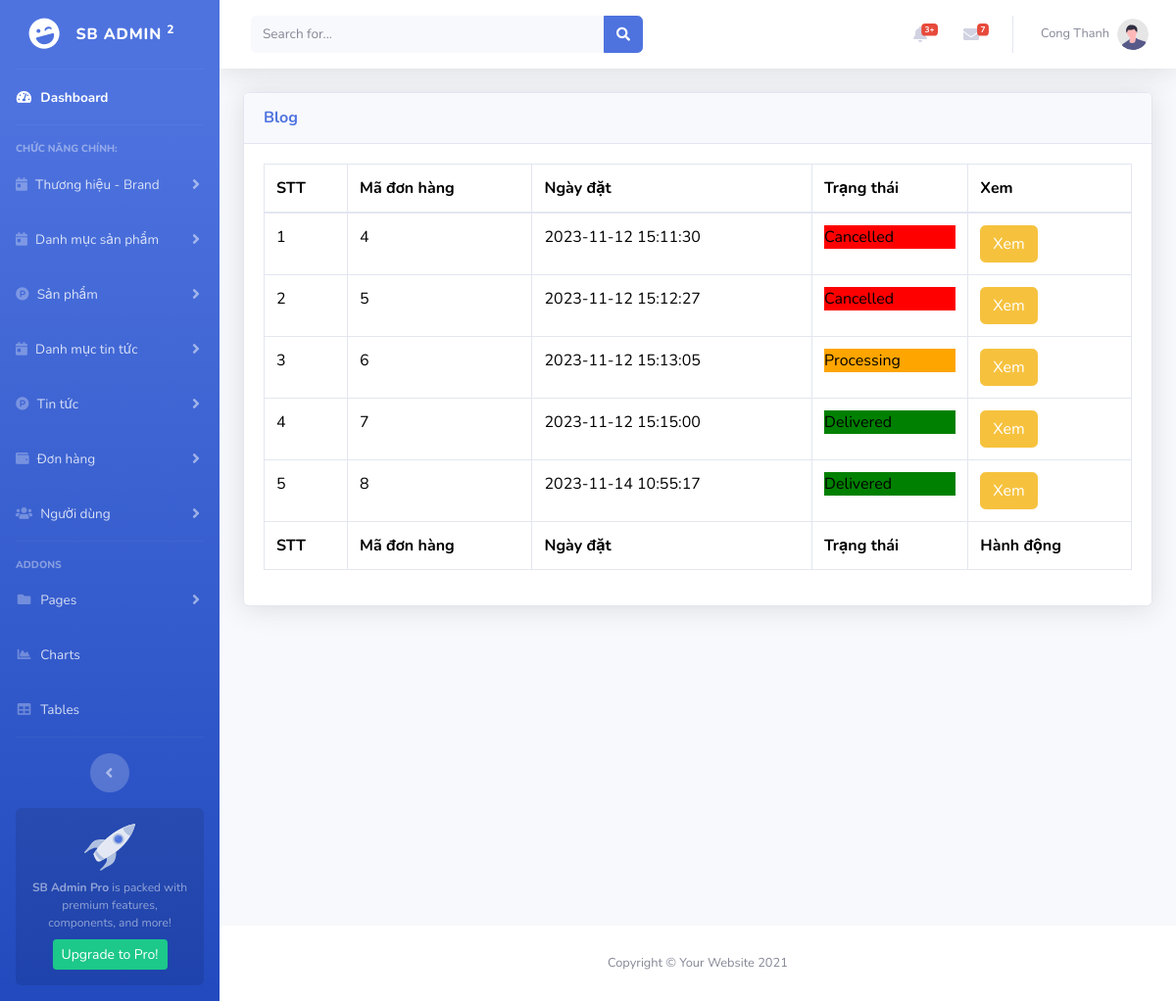
The app's page /webbanhang/quantri/listorders.php (signed in) with its own data.
### tables this page shows
CREATE TABLE `orders` (
  `id` bigint(20) UNSIGNED NOT NULL,
  `user_id` bigint(20) UNSIGNED DEFAULT NULL,
  `firstname` varchar(50) NOT NULL,
  `lastname` varchar(50) NOT NULL,
  `address` text NOT NULL,
  `phone` varchar(20) NOT NULL,
  `email` varchar(50) NOT NULL,
  `status` enum('Processing','Confirmed','Shipping','Delivered','Cancelled') NOT NULL DEFAULT 'Processing',
  `created_at` timestamp NULL DEFAULT NULL,
  `updated_at` timestamp NULL DEFAULT NULL
);

### webbanhang/quantri/listorders.php (the view, shortened to what this page needs)
<?php
require('includes/header.php');
?>
<div>
<div class="card shadow mb-4">
<div class="card-header py-3">
    <h6 class="m-0 font-weight-bold text-primary">Blog</h6>
</div>
<div class="card-body">
    <div class="table-responsive">
        <table class="table table-bordered" id="dataTable" width="100%" cellspacing="0">
            <thead>
                <tr>
                    <th>STT</th>
                    <th>Mã đơn hàng</th>
                    <th>Ngày đặt</th>
                    <th>Trạng thái</th>
                    <th>Xem</th>
                </tr>
            </thead>
            <tfoot>
                <tr>
                <th>STT</th>
                    <th>Mã đơn hàng</th>
                    <th>Ngày đặt</th>
                    <th>Trạng thái</th>
                    <th>Hành động</th>
                </tr>
            </tfoot>
            <tbody>
            <?php
    require('../db/conn.php');
    $sql_str = "select
    * from orders
    order by created_at";
    $result = mysqli_query($conn, $sql_str);
    $stt = 0;
    while ($row = mysqli_fetch_assoc($result)){
        $stt++;
        ?>
            <tr>
                <td><?=$stt?></td>
                <td><?=$row['id']?></td>
                <td><?=$row['created_at']?></td>
                <td><span class='<?=$row['status']?>'><?=$row['status']?></span></td>
                <td>
                    <a class="btn btn-warning" href="vieworders.php?id=<?=$row['id']?>">Xem</a>
                </td>
            </tr>
            <?php
    }
    ?>
                    </tbody>
                </table>
            </div>
        </div>
    </div>
</div>
<?php
require('includes/footer.php');
?>

### webbanhang/quantri/listorders.php (style rules this page uses)
.Processing,.Confirmed, .Shipping, .Delivered, .Cancelled { display: block; }
.Processing { background-color: orange; }
.Delivered { background-color: green; }
.Cancelled { background-color: red; }

### records on screen
orders: id "4", created_at "2023-11-12 15:11:30", status "Cancelled"
orders: id "5", created_at "2023-11-12 15:12:27", status "Cancelled"
orders: id "6", created_at "2023-11-12 15:13:05", status "Processing"
orders: id "7", created_at "2023-11-12 15:15:00", status "Delivered"
orders: id "8", created_at "2023-11-14 10:55:17", status "Delivered"

### other values on screen
$user['name'] "Cong Thanh"
